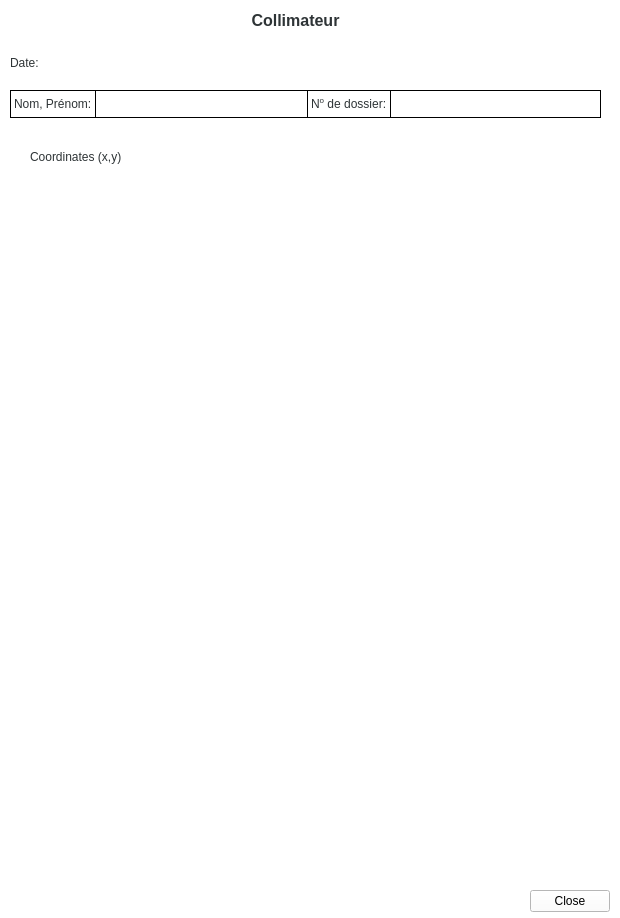
<?xml version="1.0" encoding="UTF-8"?>
<ui version="4.0">
 <class>CollimatorPrintDialog</class>
 <widget class="QWidget" name="CollimatorPrintDialog">
  <property name="geometry">
   <rect>
    <x>0</x>
    <y>0</y>
    <width>620</width>
    <height>918</height>
   </rect>
  </property>
  <property name="windowTitle">
   <string>Form</string>
  </property>
  <property name="styleSheet">
   <string notr="true">background: white;
</string>
  </property>
  <widget class="QWidget" name="collimatorWidget" native="true">
   <property name="geometry">
    <rect>
     <x>-10</x>
     <y>-20</y>
     <width>630</width>
     <height>891</height>
    </rect>
   </property>
   <property name="minimumSize">
    <size>
     <width>71</width>
     <height>0</height>
    </size>
   </property>
   <widget class="QWidget" name="horizontalLayoutWidget_4">
    <property name="geometry">
     <rect>
      <x>20</x>
      <y>110</y>
      <width>591</width>
      <height>28</height>
     </rect>
    </property>
    <layout class="QHBoxLayout" name="horizontalLayout_4">
     <property name="spacing">
      <number>0</number>
     </property>
     <item>
      <widget class="QLabel" name="nameLabel">
       <property name="styleSheet">
        <string notr="true">border-color: black;
border-width: 1px;
border-style: solid;
border-right-style: none;
color: rgb(46, 52, 54);</string>
       </property>
       <property name="text">
        <string>Nom, Prénom:</string>
       </property>
      </widget>
     </item>
     <item>
      <widget class="QLineEdit" name="nameLineEdit">
       <property name="sizePolicy">
        <sizepolicy hsizetype="Expanding" vsizetype="Expanding">
         <horstretch>0</horstretch>
         <verstretch>0</verstretch>
        </sizepolicy>
       </property>
       <property name="styleSheet">
        <string notr="true">border-color: black;
border-width: 1px;
border-style: solid;
border-right-style: none;
color: rgb(46, 52, 54);</string>
       </property>
       <property name="alignment">
        <set>Qt::AlignCenter</set>
       </property>
      </widget>
     </item>
     <item>
      <widget class="QLabel" name="dossierLabel">
       <property name="styleSheet">
        <string notr="true">border-color: black;
border-width: 1px;
border-style: solid;
border-right-style: none;
color: rgb(46, 52, 54);</string>
       </property>
       <property name="text">
        <string>&lt;html&gt;&lt;head/&gt;&lt;body&gt;&lt;p&gt;N&lt;span style=&quot; vertical-align:super;&quot;&gt;o&lt;/span&gt; de dossier:&lt;/p&gt;&lt;/body&gt;&lt;/html&gt;</string>
       </property>
      </widget>
     </item>
     <item>
      <widget class="QLineEdit" name="dossierLineEdit">
       <property name="sizePolicy">
        <sizepolicy hsizetype="Expanding" vsizetype="Expanding">
         <horstretch>0</horstretch>
         <verstretch>0</verstretch>
        </sizepolicy>
       </property>
       <property name="minimumSize">
        <size>
         <width>21</width>
         <height>0</height>
        </size>
       </property>
       <property name="styleSheet">
        <string notr="true">border-color: black;
border-width: 1px;
border-style: solid;
color: rgb(46, 52, 54);</string>
       </property>
       <property name="alignment">
        <set>Qt::AlignCenter</set>
       </property>
      </widget>
     </item>
    </layout>
   </widget>
   <widget class="QLabel" name="label_87">
    <property name="geometry">
     <rect>
      <x>150</x>
      <y>30</y>
      <width>311</width>
      <height>21</height>
     </rect>
    </property>
    <property name="styleSheet">
     <string notr="true">color: rgb(46, 52, 54);</string>
    </property>
    <property name="text">
     <string>&lt;html&gt;&lt;head/&gt;&lt;body&gt;&lt;p align=&quot;center&quot;&gt;&lt;span style=&quot; font-size:12pt; font-weight:600;&quot;&gt;Collimateur&lt;/span&gt;&lt;/p&gt;&lt;/body&gt;&lt;/html&gt;</string>
    </property>
   </widget>
   <widget class="QLabel" name="nameLabel_2">
    <property name="geometry">
     <rect>
      <x>20</x>
      <y>70</y>
      <width>37</width>
      <height>26</height>
     </rect>
    </property>
    <property name="styleSheet">
     <string notr="true">color: rgb(46, 52, 54);</string>
    </property>
    <property name="text">
     <string>&lt;html&gt;&lt;head/&gt;&lt;body&gt;&lt;p&gt;Date:&lt;/p&gt;&lt;/body&gt;&lt;/html&gt;</string>
    </property>
   </widget>
   <widget class="QLineEdit" name="dateLineEdit">
    <property name="geometry">
     <rect>
      <x>60</x>
      <y>70</y>
      <width>289</width>
      <height>26</height>
     </rect>
    </property>
    <property name="sizePolicy">
     <sizepolicy hsizetype="Expanding" vsizetype="Expanding">
      <horstretch>0</horstretch>
      <verstretch>0</verstretch>
     </sizepolicy>
    </property>
    <property name="styleSheet">
     <string notr="true">border: none;
color: rgb(46, 52, 54);</string>
    </property>
    <property name="alignment">
     <set>Qt::AlignLeading|Qt::AlignLeft|Qt::AlignVCenter</set>
    </property>
   </widget>
   <widget class="QWidget" name="verticalLayoutWidget_2">
    <property name="geometry">
     <rect>
      <x>40</x>
      <y>170</y>
      <width>191</width>
      <height>461</height>
     </rect>
    </property>
    <layout class="QVBoxLayout" name="coll_coordVerticalLayout">
     <item>
      <layout class="QFormLayout" name="formLayout"/>
     </item>
     <item>
      <widget class="QLabel" name="coordinatesLabel">
       <property name="styleSheet">
        <string notr="true">color: rgb(46, 52, 54);</string>
       </property>
       <property name="text">
        <string>Coordinates (x,y)</string>
       </property>
      </widget>
     </item>
     <item>
      <widget class="QPlainTextEdit" name="coordinatesPlainTextEdit">
       <property name="styleSheet">
        <string notr="true">border: none;
color: rgb(46, 52, 54);
</string>
       </property>
       <property name="verticalScrollBarPolicy">
        <enum>Qt::ScrollBarAlwaysOff</enum>
       </property>
       <property name="horizontalScrollBarPolicy">
        <enum>Qt::ScrollBarAlwaysOff</enum>
       </property>
       <property name="readOnly">
        <bool>true</bool>
       </property>
      </widget>
     </item>
    </layout>
   </widget>
   <widget class="CollimatorWidget" name="collimator_drawing" native="true">
    <property name="geometry">
     <rect>
      <x>260</x>
      <y>200</y>
      <width>280</width>
      <height>280</height>
     </rect>
    </property>
    <property name="styleSheet">
     <string notr="true">background: white;

</string>
    </property>
   </widget>
  </widget>
  <widget class="QPushButton" name="closePushButton">
   <property name="geometry">
    <rect>
     <x>530</x>
     <y>890</y>
     <width>80</width>
     <height>22</height>
    </rect>
   </property>
   <property name="text">
    <string>Close</string>
   </property>
  </widget>
 </widget>
 <customwidgets>
  <customwidget>
   <class>CollimatorWidget</class>
   <extends>QWidget</extends>
   <header>CollimatorWidget.h</header>
   <container>1</container>
  </customwidget>
 </customwidgets>
 <tabstops>
  <tabstop>nameLineEdit</tabstop>
  <tabstop>dossierLineEdit</tabstop>
  <tabstop>closePushButton</tabstop>
 </tabstops>
 <resources/>
 <connections/>
</ui>
